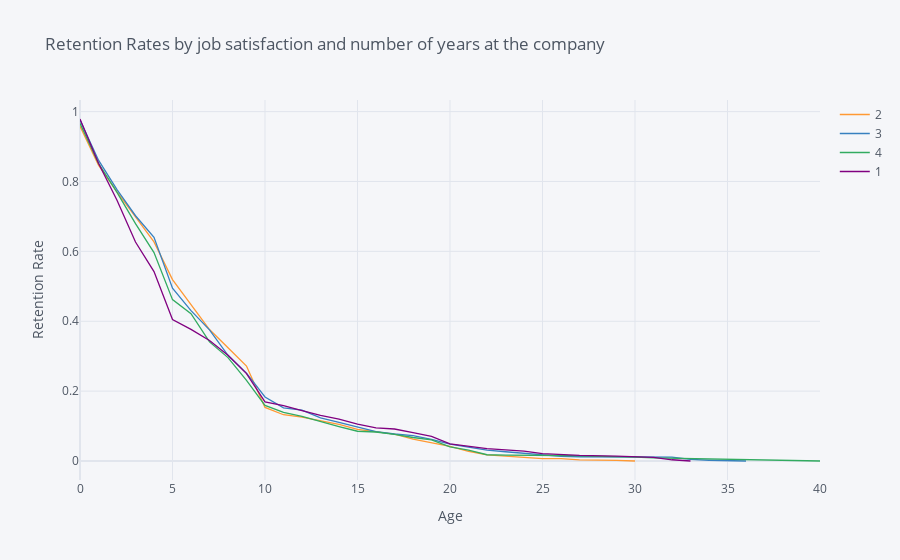

Notebook code cell kept with this figure:
### Markdown cell above
## 6. Let's find out how job satisfaction affects retention rates. Generate and plot survival curves for each level of job satisfaction by number of years at the company.

### Code cell
rates = survival(data, 'EnvironmentSatisfaction','YearsAtCompany','DailyRate')
rates.iplot(kind='line', xTitle='Years at the company', yTitle='Retention Rate',
            title="Retention Rates by job satisfaction and number of years at the company")

### Figure 1 — Plotly figure (JSON) as saved in the notebook; plotly's stock layout.template omitted (floating-point values rounded to 4 significant figures)
{"data": [{"line": {"color": "rgba(255, 153, 51, 1.0)", "dash": "solid", "shape": "linear", "width": 1.3}, "mode": "lines", "name": "2", "text": "", "type": "scatter", "x": [0, 1, 2, 3, 4, 5, 6, 7, 8, 9, 10, 11, 12, 13, 14, 15, 16, 17, 18, 19, 20, 21, 22, 23, 24, 25, 26, 27, 29, 30, 31, 32, 33, 34, 36, 37, 40], "y": [0.9582, 0.8467, 0.77, 0.7003, 0.6272, 0.5192, 0.446, 0.3763, 0.324, 0.2718, 0.1533, 0.1324, 0.1254, 0.115, 0.1045, 0.09059, 0.08362, 0.07666, 0.06272, 0.05226, 0.04181, 0.02787, 0.01742, 0.01394, 0.01045, 0.006969, 0.006969, 0.003484, 0.001742, 0, "", "", "", "", "", "", ""]}, {"line": {"color": "rgba(55, 128, 191, 1.0)", "dash": "solid", "shape": "linear", "width": 1.3}, "mode": "lines", "name": "3", "text": "", "type": "scatter", "x": [0, 1, 2, 3, 4, 5, 6, 7, 8, 9, 10, 11, 12, 13, 14, 15, 16, 17, 18, 19, 20, 21, 22, 23, 24, 25, 26, 27, 29, 30, 31, 32, 33, 34, 36, 37, 40], "y": [0.9757, 0.8609, 0.777, 0.702, 0.6402, 0.4945, 0.4305, 0.3753, 0.3024, 0.2517, 0.1832, 0.1523, 0.1457, 0.1236, 0.1104, 0.09713, 0.08389, 0.07726, 0.07285, 0.06181, 0.04857, 0.03974, 0.03091, 0.02649, 0.02208, 0.01766, 0.01325, 0.01214, 0.01214, 0.01214, 0.01214, 0.01104, 0.004415, 0.002208, 0, "", ""]}, {"line": {"color": "rgba(50, 171, 96, 1.0)", "dash": "solid", "shape": "linear", "width": 1.3}, "mode": "lines", "name": "4", "text": "", "type": "scatter", "x": [0, 1, 2, 3, 4, 5, 6, 7, 8, 9, 10, 11, 12, 13, 14, 15, 16, 17, 18, 19, 20, 21, 22, 23, 24, 25, 26, 27, 29, 30, 31, 32, 33, 34, 36, 37, 40], "y": [0.9664, 0.852, 0.7691, 0.6794, 0.5964, 0.4619, 0.4215, 0.3408, 0.296, 0.2309, 0.1592, 0.139, 0.1278, 0.1121, 0.09865, 0.0852, 0.08296, 0.07623, 0.06726, 0.06054, 0.04036, 0.03139, 0.01794, 0.01682, 0.01682, 0.01682, 0.0157, 0.01457, 0.01345, 0.01121, 0.008969, 0.007848, 0.006726, 0.005605, 0.004484, 0.002242, 0]}, {"line": {"color": "rgba(128, 0, 128, 1.0)", "dash": "solid", "shape": "linear", "width": 1.3}, "mode": "lines", "name": "1", "text": "", "type": "scatter", "x": [0, 1, 2, 3, 4, 5, 6, 7, 8, 9, 10, 11, 12, 13, 14, 15, 16, 17, 18, 19, 20, 21, 22, 23, 24, 25, 26, 27, 29, 30, 31, 32, 33, 34, 36, 37, 40], "y": [0.9789, 0.8521, 0.7465, 0.6268, 0.5423, 0.4049, 0.3768, 0.3451, 0.3028, 0.25, 0.169, 0.1585, 0.1444, 0.1303, 0.1197, 0.1056, 0.09507, 0.09155, 0.08099, 0.07042, 0.0493, 0.04225, 0.03521, 0.03169, 0.02817, 0.02113, 0.01761, 0.01585, 0.01408, 0.01232, 0.01056, 0.003521, 0, "", "", "", ""]}], "layout": {"legend": {"bgcolor": "#F5F6F9", "font": {"color": "#4D5663"}}, "paper_bgcolor": "#F5F6F9", "plot_bgcolor": "#F5F6F9", "title": {"font": {"color": "#4D5663"}, "text": "Retention Rates by job satisfaction and number of years at the company"}, "xaxis": {"gridcolor": "#E1E5ED", "showgrid": true, "tickfont": {"color": "#4D5663"}, "title": {"font": {"color": "#4D5663"}, "text": "Age"}, "zerolinecolor": "#E1E5ED"}, "yaxis": {"gridcolor": "#E1E5ED", "showgrid": true, "tickfont": {"color": "#4D5663"}, "title": {"font": {"color": "#4D5663"}, "text": "Retention Rate"}, "zerolinecolor": "#E1E5ED"}}}
